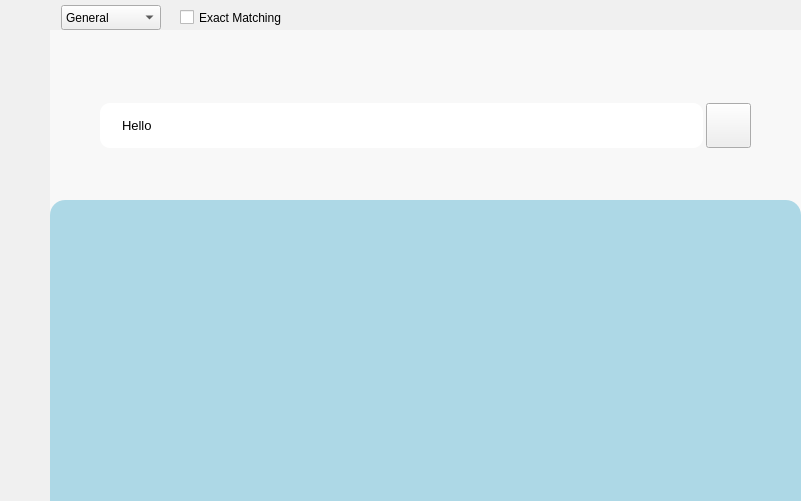
<?xml version="1.0" encoding="UTF-8"?>
<ui version="4.0">
 <class>MainWindow</class>
 <widget class="QMainWindow" name="MainWindow">
  <property name="geometry">
   <rect>
    <x>0</x>
    <y>0</y>
    <width>801</width>
    <height>501</height>
   </rect>
  </property>
  <property name="windowTitle">
   <string>MainWindow</string>
  </property>
  <property name="styleSheet">
   <string notr="true"/>
  </property>
  <widget class="QWidget" name="cw">
   <widget class="QWidget" name="wgt_head" native="true">
    <property name="geometry">
     <rect>
      <x>0</x>
      <y>0</y>
      <width>50</width>
      <height>50</height>
     </rect>
    </property>
    <property name="styleSheet">
     <string notr="true">#wgt_head {
	background-color: #f0f0f0;
}</string>
    </property>
    <widget class="QWidget" name="verticalLayoutWidget_2">
     <property name="geometry">
      <rect>
       <x>0</x>
       <y>0</y>
       <width>51</width>
       <height>51</height>
      </rect>
     </property>
     <layout class="QVBoxLayout" name="vl_head">
      <item>
       <widget class="QLabel" name="lb_head">
        <property name="text">
         <string/>
        </property>
       </widget>
      </item>
     </layout>
    </widget>
   </widget>
   <widget class="QWidget" name="wgt_navi_search" native="true">
    <property name="geometry">
     <rect>
      <x>50</x>
      <y>0</y>
      <width>751</width>
      <height>30</height>
     </rect>
    </property>
    <property name="minimumSize">
     <size>
      <width>750</width>
      <height>30</height>
     </size>
    </property>
    <property name="styleSheet">
     <string notr="true">#wgt_navi_search {
	background-color: #f0f0f0;
}</string>
    </property>
    <widget class="QWidget" name="wgt_search_kind" native="true">
     <property name="geometry">
      <rect>
       <x>10</x>
       <y>5</y>
       <width>101</width>
       <height>25</height>
      </rect>
     </property>
     <property name="minimumSize">
      <size>
       <width>100</width>
       <height>0</height>
      </size>
     </property>
     <widget class="QComboBox" name="comb_search_kind">
      <property name="geometry">
       <rect>
        <x>1</x>
        <y>0</y>
        <width>100</width>
        <height>25</height>
       </rect>
      </property>
      <property name="minimumSize">
       <size>
        <width>100</width>
        <height>0</height>
       </size>
      </property>
      <item>
       <property name="text">
        <string>General</string>
       </property>
      </item>
      <item>
       <property name="text">
        <string>Fulltext</string>
       </property>
      </item>
     </widget>
    </widget>
    <widget class="QWidget" name="wgt_exact_matching" native="true">
     <property name="geometry">
      <rect>
       <x>130</x>
       <y>5</y>
       <width>150</width>
       <height>25</height>
      </rect>
     </property>
     <property name="minimumSize">
      <size>
       <width>150</width>
       <height>0</height>
      </size>
     </property>
     <widget class="QCheckBox" name="cb_exact_matching">
      <property name="geometry">
       <rect>
        <x>0</x>
        <y>0</y>
        <width>150</width>
        <height>25</height>
       </rect>
      </property>
      <property name="minimumSize">
       <size>
        <width>150</width>
        <height>0</height>
       </size>
      </property>
      <property name="text">
       <string>Exact Matching</string>
      </property>
     </widget>
    </widget>
    <widget class="QWidget" name="wgt_singsongzepe" native="true">
     <property name="geometry">
      <rect>
       <x>490</x>
       <y>5</y>
       <width>261</width>
       <height>25</height>
      </rect>
     </property>
     <widget class="QLabel" name="lb_singsongzepe">
      <property name="geometry">
       <rect>
        <x>0</x>
        <y>0</y>
        <width>261</width>
        <height>25</height>
       </rect>
      </property>
      <property name="text">
       <string/>
      </property>
     </widget>
    </widget>
   </widget>
   <widget class="QWidget" name="wgt_bar" native="true">
    <property name="geometry">
     <rect>
      <x>0</x>
      <y>50</y>
      <width>51</width>
      <height>451</height>
     </rect>
    </property>
    <property name="minimumSize">
     <size>
      <width>50</width>
      <height>450</height>
     </size>
    </property>
    <property name="styleSheet">
     <string notr="true">#wgt_bar {
	background-color: #f0f0f0;
}</string>
    </property>
    <widget class="QWidget" name="verticalLayoutWidget">
     <property name="geometry">
      <rect>
       <x>0</x>
       <y>0</y>
       <width>51</width>
       <height>476</height>
      </rect>
     </property>
     <layout class="QVBoxLayout" name="vl_bar">
      <property name="spacing">
       <number>80</number>
      </property>
      <property name="leftMargin">
       <number>3</number>
      </property>
      <property name="topMargin">
       <number>30</number>
      </property>
      <property name="rightMargin">
       <number>3</number>
      </property>
      <property name="bottomMargin">
       <number>30</number>
      </property>
      <item>
       <widget class="QLabel" name="lb_bar_search">
        <property name="minimumSize">
         <size>
          <width>44</width>
          <height>44</height>
         </size>
        </property>
        <property name="cursor">
         <cursorShape>PointingHandCursor</cursorShape>
        </property>
        <property name="text">
         <string/>
        </property>
        <property name="pixmap">
         <pixmap resource="image.qrc">:/:/res/image/search.png</pixmap>
        </property>
        <property name="scaledContents">
         <bool>true</bool>
        </property>
       </widget>
      </item>
      <item>
       <widget class="QLabel" name="lb_bar_download">
        <property name="minimumSize">
         <size>
          <width>44</width>
          <height>44</height>
         </size>
        </property>
        <property name="cursor">
         <cursorShape>PointingHandCursor</cursorShape>
        </property>
        <property name="text">
         <string/>
        </property>
        <property name="pixmap">
         <pixmap resource="image.qrc">:/:/res/image/download.png</pixmap>
        </property>
        <property name="scaledContents">
         <bool>true</bool>
        </property>
       </widget>
      </item>
      <item>
       <widget class="QLabel" name="lb_bar_setting">
        <property name="minimumSize">
         <size>
          <width>44</width>
          <height>44</height>
         </size>
        </property>
        <property name="cursor">
         <cursorShape>PointingHandCursor</cursorShape>
        </property>
        <property name="text">
         <string/>
        </property>
        <property name="pixmap">
         <pixmap resource="image.qrc">:/:/res/image/setting.png</pixmap>
        </property>
        <property name="scaledContents">
         <bool>true</bool>
        </property>
       </widget>
      </item>
      <item>
       <widget class="QLabel" name="lb_bar_todo">
        <property name="minimumSize">
         <size>
          <width>44</width>
          <height>44</height>
         </size>
        </property>
        <property name="cursor">
         <cursorShape>PointingHandCursor</cursorShape>
        </property>
        <property name="text">
         <string/>
        </property>
        <property name="pixmap">
         <pixmap resource="image.qrc">:/:/res/image/todo.png</pixmap>
        </property>
        <property name="scaledContents">
         <bool>true</bool>
        </property>
       </widget>
      </item>
     </layout>
    </widget>
   </widget>
   <widget class="QWidget" name="wgt_main_search" native="true">
    <property name="geometry">
     <rect>
      <x>50</x>
      <y>30</y>
      <width>751</width>
      <height>471</height>
     </rect>
    </property>
    <property name="minimumSize">
     <size>
      <width>750</width>
      <height>470</height>
     </size>
    </property>
    <property name="styleSheet">
     <string notr="true">#wgt_main_search {
	background-color: #f8f8f8;
}</string>
    </property>
    <widget class="QWidget" name="wgt_search" native="true">
     <property name="geometry">
      <rect>
       <x>0</x>
       <y>70</y>
       <width>750</width>
       <height>51</height>
      </rect>
     </property>
     <widget class="QWidget" name="horizontalLayoutWidget">
      <property name="geometry">
       <rect>
        <x>0</x>
        <y>0</y>
        <width>751</width>
        <height>52</height>
       </rect>
      </property>
      <layout class="QHBoxLayout" name="hl_search">
       <property name="spacing">
        <number>3</number>
       </property>
       <property name="leftMargin">
        <number>50</number>
       </property>
       <property name="rightMargin">
        <number>50</number>
       </property>
       <item>
        <widget class="QLineEdit" name="le_search">
         <property name="minimumSize">
          <size>
           <width>0</width>
           <height>45</height>
          </size>
         </property>
         <property name="font">
          <font>
           <pointsize>10</pointsize>
          </font>
         </property>
         <property name="styleSheet">
          <string notr="true">#le_search {
	border-radius: 10px;
	padding-left: 20px;
	padding-right: 20px;
}</string>
         </property>
         <property name="text">
          <string>Hello</string>
         </property>
         <property name="placeholderText">
          <string>Search books</string>
         </property>
        </widget>
       </item>
       <item>
        <widget class="QPushButton" name="pb_search">
         <property name="enabled">
          <bool>true</bool>
         </property>
         <property name="minimumSize">
          <size>
           <width>45</width>
           <height>45</height>
          </size>
         </property>
         <property name="cursor">
          <cursorShape>PointingHandCursor</cursorShape>
         </property>
         <property name="text">
          <string/>
         </property>
         <property name="icon">
          <iconset resource="image.qrc">
           <normaloff>:/:/res/image/search_gray.png</normaloff>:/:/res/image/search_gray.png</iconset>
         </property>
        </widget>
       </item>
      </layout>
     </widget>
    </widget>
    <widget class="QWidget" name="wgt_books" native="true">
     <property name="geometry">
      <rect>
       <x>0</x>
       <y>170</y>
       <width>751</width>
       <height>301</height>
      </rect>
     </property>
     <property name="styleSheet">
      <string notr="true">#wgt_books {
	background-color: #ADD8E6;
    border-top-left-radius: 15px; 
    border-top-right-radius: 15px; 
}</string>
     </property>
     <widget class="QScrollArea" name="sa_books">
      <property name="geometry">
       <rect>
        <x>10</x>
        <y>10</y>
        <width>731</width>
        <height>291</height>
       </rect>
      </property>
      <property name="styleSheet">
       <string notr="true">#sa_books {
	background-color: #ADD8E6;
    border-top-left-radius: 15px; 
    border-top-right-radius: 15px; 
}</string>
      </property>
      <property name="widgetResizable">
       <bool>true</bool>
      </property>
      <widget class="QWidget" name="scwc_books">
       <property name="geometry">
        <rect>
         <x>0</x>
         <y>0</y>
         <width>731</width>
         <height>291</height>
        </rect>
       </property>
       <property name="styleSheet">
        <string notr="true">#scwc_books {
	background-color: #ADD8E6;
    border-top-left-radius: 15px; 
    border-top-right-radius: 15px; 
}</string>
       </property>
      </widget>
     </widget>
    </widget>
   </widget>
  </widget>
 </widget>
 <resources>
  <include location="image.qrc"/>
 </resources>
 <connections/>
</ui>
